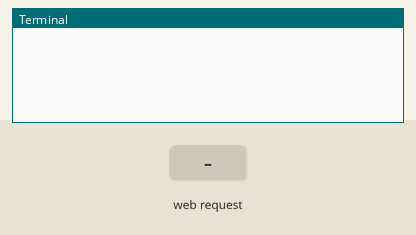
A program run on a simulated Raspberry Pi (BCM pin numbers). Parts: the last lines printed to the terminal. Inputs (shaded band) come from the test bench. The camera gives no picture and a still takes 0.5 s; threads take turns every 2 ms; the clock reads 2024-03-15 10:24:30 at power-on unless the program sets it.

Above: at 1.2 s.
1.3 s: HTTP request for / received
At 2.1 s:
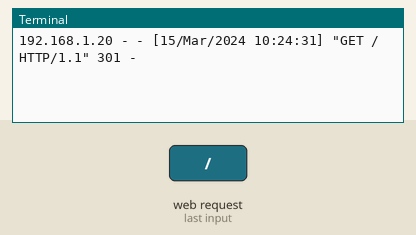
2.8 s: HTTP request for /index.html received
At 3.3 s:
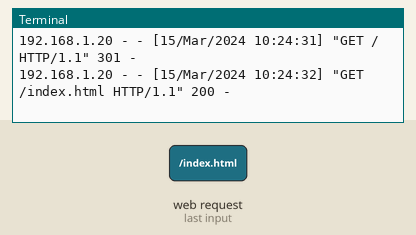
4.3 s: HTTP request for /stream.mjpg received
At 5.6 s:
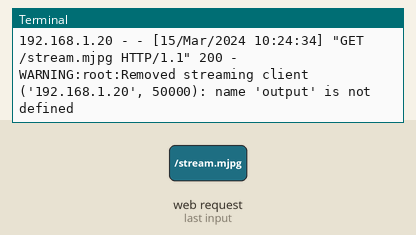

Measured:
- after the input at 1.3 s, the terminal: prints a new line at once (image 1)
- after the input at 2.8 s, the terminal: prints a new line at once (image 2)
- after the input at 4.3 s, the terminal: prints a new line at once (image 3)

The program:

rpi_cam.py
```python
import asyncio
import io
import logging
import socketserver
from http import server
from threading import Condition, Thread

import picamera

PAGE = """\
<html>
<head>
<title>Raspberry Pi - Surveillance Camera</title>
</head>
<body>
<center><h1>Raspberry Pi - Surveillance Camera</h1></center>
<center><img src="stream.mjpg" width="640" height="480"></center>
</body>
</html>
"""


class StreamingOutput(object):
    def __init__(self):
        self.frame = None
        self.buffer = io.BytesIO()
        self.condition = Condition()

    def write(self, buf):
        if buf.startswith(b'\xff\xd8'):
            # New frame, copy the existing buffer's content and notify all
            # clients it's available
            self.buffer.truncate()
            with self.condition:
                self.frame = self.buffer.getvalue()
                self.condition.notify_all()
            self.buffer.seek(0)
        return self.buffer.write(buf)


class StreamingHandler(server.BaseHTTPRequestHandler):
    def do_GET(self):
        if self.path == '/':
            self.send_response(301)
            self.send_header('Location', '/stream.mjpg')
            self.end_headers()
        elif self.path == '/index.html':
            content = PAGE.encode('utf-8')
            self.send_response(200)
            self.send_header('Content-Type', 'text/html')
            self.send_header('Content-Length', len(content))
            self.end_headers()
            self.wfile.write(content)
        elif self.path == '/stream.mjpg':
            self.send_response(200)
            self.send_header('Age', 0)
            self.send_header('Cache-Control', 'no-cache, private')
            self.send_header('Pragma', 'no-cache')
            self.send_header('Content-Type', 'multipart/x-mixed-replace; boundary=FRAME')
            self.end_headers()
            try:
                while True:
                    with output.condition:
                        output.condition.wait()
                        frame = output.frame
                    self.wfile.write(b'--FRAME\r\n')
                    self.send_header('Content-Type', 'image/jpeg')
                    self.send_header('Content-Length', len(frame))
                    self.end_headers()
                    self.wfile.write(frame)
                    self.wfile.write(b'\r\n')
            except Exception as e:
                logging.warning('Removed streaming client %s: %s', self.client_address, str(e))
        else:
            self.send_error(404)
            self.end_headers()


class StreamingServer(socketserver.ThreadingMixIn, server.HTTPServer):
    allow_reuse_address = True
    daemon_threads = True


async def start_streaming():
    with picamera.PiCamera(resolution='640x480', framerate=120) as camera:
        output = StreamingOutput()
        camera.start_recording(output, format='mjpeg')
        try:
            address = ('', 8000)
            server = StreamingServer(address, StreamingHandler)
            server_thread = Thread(target=server.serve_forever)
            server_thread.start()
            await asyncio.Event().wait()  # Run indefinitely
        finally:
            camera.stop_recording()
            server.shutdown()
            server_thread.join()


if __name__ == '__main__':
    try:
        asyncio.run(start_streaming())
    except KeyboardInterrupt:
        pass
```
